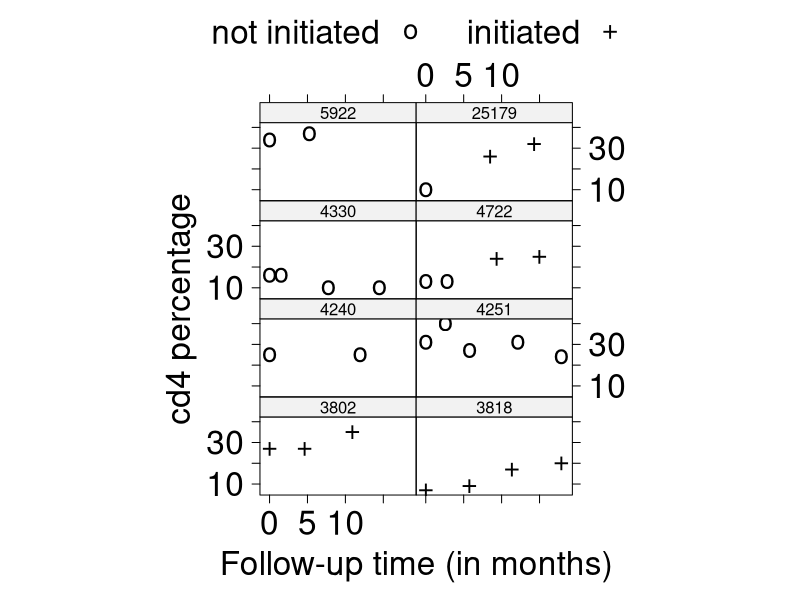

The R source for this figure: (Note: this script raises an error after producing the figure.)
#----------------------------------------------------------------#
#                      sample code                               #
#                ENAR 2017 Spring Meeting                        #
# T3: Data-driven modeling techniques in medical decision making #
#----------------------------------------------------------------#

rm(list=ls())
library('reshape')
library('reshape2')
library('dplyr')
library('survival') 
library('zoo')
library('lattice')
library(iterators)
library(itertools)
library(foreach)   

#because of sensitivity of our data, we can provide a small subset of the data for illustration
datsamp<- read.csv("datsamp.csv")
#----------------------------------------#
# to visualize CD4% trajectory over time #
#----------------------------------------#
xyplot(cd4per ~ fptime/30 |factor(patient_id), data = datsamp, groups = as.factor(onarv),
       auto.key = list(text=c("not initiated","initiated"), cex = 2, columns=2),
       par.settings = list(superpose.symbol = list(col = 1, pch = c("o", "+"), cex = 2.5, lwd =2)), 
       xlab = list(label ="Follow-up time (in months)", cex = 2),
       aspect=0.5, layout = c(2,4), ylab= list(label ="cd4 percentage",cex=2 ), 
       scales=list(cex=2),
       subset = patient_id %in% c(3802,3818,4240,4251,4330, 4722, 5922, 25179))

#------------------------------------------------#
#  bootstrap patients with longitudinal records  #
#------------------------------------------------#
clusters  =  as.numeric ( as.character( factor(names(table(datsamp$patient_id)) ) ))
cd4set  =  c(99, seq(25,5,by = -5))
set.seed (2950)
index     =    sample(1:length(clusters), length(clusters), replace=TRUE)

aa        =    clusters[index]  #sampled id 

bb        =    table(aa)   # see how many times each id was sampled 

boot.samp   =  NULL

for(j in 1:max(bb) ){
  
  #if an id was sampled j times,  then select, j times, observations corresponding to that id 
  
  cc  =  data[data$patient_id %in% names(bb[bb %in% j]),]  
  
  for(k in 1:j){                                 
    
    boot.samp  =  rbind(boot.samp, cc)
    
  }
  
}

boot.samp = boot.samp[order(boot.samp$patient_id),]

dd1  =  table(boot.samp$patient_id) #no. of rows for each patient  
dd2  =  dd1/bb
dd3  =  rep(dd2, bb)

#use subjid, treat patients that are sampled x times as x subjects 
boot.samp$subjid  = rep(1:length(clusters), dd3)

#---------------------------------------------------------#
# function to create expanded regimen data
#---------------------------------------------------------#

ifun = function (x) {
  
  idata = filter(data, subjid == x)
  
  n = dim(idata)[1]
  
  fptime     =       idata$fptime   
  
  onarv_t    =       idata$onarv 
  
  cd4per     =       idata$cd4per
  
  last       =       length(cd4per)
  
  # cd4per_af_1 =      cd4per[2:last] #after 1st clinical visit
  
  mincd4      =      idata$mincd4 
  
  cd4permr     =     idata$cd4permr 
  
  
  #=======================================================================================================================
  #create multiple regimes 
  
  regime     = list()  #regimes followed at each follow up visit
  indicator  = list()  #indicators for each regime  (e.g., if R25 = 1, following d = 25 )
  
  
  if (n > 3) { onarv_lead_3  =  lead(onarv_t, 3);  onarv_lead_3[(n-2):n] = onarv_t[(n-2):n];
  
  onarv_lead_2  =  lead(onarv_t, 2);  onarv_lead_2[(n-1):n] = onarv_t[(n-1):n];
  
  onarv_lead_1  =  lead(onarv_t, 1);  onarv_lead_1[n] = onarv_t[n-1];
  
  onarv         =   onarv_t;
  
  #onarv[1:(n-3)]   =  onarv_lead_3[1:(n-3)] ;
  
  for (i in 1:n) {
    
    if (is.na (cd4per[i]) == 0 & sum(onarv_lead_1[i],onarv_lead_2[i], onarv_lead_3[i]) > 0 ) { onarv[i] = 1 }
    
  }
  
  onarv_lag_1     = lag(onarv, 1);
  
  }
  
  if (n < 4) { onarv  =   onarv_t; onarv_lag_1 = lag(onarv, 1) }
  
  
  if (i > 1) {
    
    # no missing baseline cd4, so no missing  "mincd4"
    # if (onarv_lag_1[i] == 0 & onarv[i] == 0 & is.na(mincd4[i]) == 1)  (regime[[i]] = cd4set[-1]) ;
    
    if (onarv_lag_1[i] == 0 & onarv[i] == 0 )      (regime[[i]] = cd4set[cd4set < mincd4[i]]);
    
    if (onarv_lag_1[i] == 0 & onarv[i] == 1 )      (regime[[i]] = regime[[i-1]] [ regime[[i-1]]>= cd4permr[i] ] ); #follow previous regimes where regimes >=current cd4%                                                          
    
    #once initiated, always on, always follow previous regimes 
    
    if (onarv_lag_1[i] == 1)                      (regime [[i]] = regime [[i-1 ]]  ); 
    
    indicator[[i]] = as.numeric(cd4set %in% regime[[i]]) 
    
  }
  
  
  
  regimes              =    as.data.frame( t(sapply(regime, '[', 1:6) ) )
  
  #maximum follow up length, if < n, then artifically censored 
  fl.max.len           =    max(apply(regimes,2,function(x) sum(!is.na(x) == 1 )))
  
  colnames(regimes)    =    c("reg1", "reg2", "reg3", "reg4", "reg5", "reg6") 
  
  indicators           =    as.data.frame( t(sapply(indicator, '[', 1:6) ) )
  
  colnames(indicators) =    c(99, 25, 20, 15, 10, 5)  
  
  idata_bind      =  cbind(select(idata, subjid, fptime),  indicators)
  
  idata_bind$fl.max.len   =  fl.max.len 
  
  #use reshape package function "melt" to get "molten" data at each follow up time 
  
  idatam    =    melt(idata_bind,id  =  c("subjid","fptime","fl.max.len"))
  
  idatam$art.C  =    ifelse(idatam$fl.max.len == n, 0, 1) 
  #convert characters to numeric --- as.character first, then as.numeric to get proper values
  #get regimes (numeric) 
  idatam$d = as.numeric(as.character(factor(idatam$variable)))   
  
  idata_1  =  filter(idatam, value == 1) 
  
  
  #define replicates; unique d and repeat times 
  if (nrow(idata_1) == 0) (dat_out = NULL)
  
  if (nrow(idata_1) > 0) 
    
  {
    
    reg_no  =  length(unique(idata_1$d));  #regimes followed 
    
    idata_1 = group_by(idata_1, d) %>% mutate(., n = n()); #each regime was followed n times 
    
    rep_times = unique(cbind(idata_1$d,idata_1$n));
    
    idata_1$replicate = rep(1:reg_no, rep_times[,2]);
    
    idata_1             =    select(idata_1, subjid, fptime, replicate, d, art.C);
    
    dat_out             =    left_join(idata_1, idata, by = c("subjid","fptime")) 
  }
  
  return(dat_out)
  
} 

IDs    =  unique(data1$subjid)
dat_expd =  foreach (x = IDs, .combine = 'rbind')%do% ifun(x) 
grpdat_expd  =  group_by(dat_expd, subjid)



#-----------------------------------------#
#   Use random forests for weight model   #
#-----------------------------------------#
#datsamp2 is the subset of datsamp with ART first time initiated

wmod_den <- tuneRF(x=datsamp2[,c("wazmr", "hazmr", "cd4mr", "male", "age", "education", "urban", "WHO", "CDC", "ethnic", "orphan", "periods")], 
                   y=datsamp2[,c("onarv")], mtryStart=1, ntreeTry=500, stepFactor=2, doBest=T)

wmod_fit = predict(wmod_den)

wmod_fit[ wmod_fit > 1] <- 1  ## correct for possible overflow by Random Forest due to machine accuracy
wmod_fit[ datsamp$onarv == 0] <- 1 - wmod_fit[datsamp$onarv == 0]

ids <- unique(datsamp2$patient_id)

ipcw_den <- NULL
for (i in ids)
{
  tmp <- datsamp2[datsamp2$patient_id==i,]
  mod_tmp <- wmod_fit[datsamp2$patient_id==i]
  ipcw_d <- mod_tmp
  tmp_d <- cumprod(ipcw_d)
  ipcw_den <- c(ipcw_den, tmp_d)
}
datsamp2$wt <- 1/ipcw_den  # cal denominator first, time varying 


#=========================================================================================================#
# impute missing outcome  
# imputation model:  probit(cd4per_12/100) = c0 + c1*cdcclass_0 + c2*cd4per_b + c3*onarv + c4*cdcclass_12
#=========================================================================================================#

gregmdat   =  group_by(regm_dat, by = subjid)

covX_g = gregmdat %>% summarise_each ( funs(tail(.,1)), cdcclass0, cd4per_b, onarv,cdcclass, cd4per_12, waz0, haz0, waz_12, haz_12)
size  = dim(covX_g)[1]

#convert cdcclass to numeric 
cdcclass0  = ifelse(covX_g[,2] == "A",1,ifelse(covX_g[,2] == "B", 2, ifelse(covX_g[,2] == "C",3, ifelse(covX_g[,2] == "N", 4, 5))))
cdcclass_12  = ifelse(covX_g[,5] == "A",1,ifelse(covX_g[,5] == "B", 2, ifelse(covX_g[,5] == "C",3, ifelse(covX_g[,5] == "N", 4, 5))))


cd4_12  =  as.numeric(unlist(covX_g[,6]))/100 
cd4_12[which(cd4_12 == 0)] = .01 

#inverse cummulative normal - inverse probit 
cd4_12[is.na(cd4_12) == 0] = qnorm(cd4_12[is.na(cd4_12) == 0] )

#missing indicator for cd412
R_cd4  =  ifelse(is.na(cd4_12) ==1, 0, 1 )  

#===============================================#
#z scores
waz_12  = as.numeric(unlist(covX_g[,9]))
haz_12  = as.numeric(unlist(covX_g[,10]))
R_waz   = ifelse(is.na(waz_12) ==1, 0, 1 )  
R_haz   = ifelse(is.na(haz_12) ==1, 0, 1 ) 

imp.dat = data.frame (cdc0 = cdcclass0, cd4per_b = as.numeric(unlist(covX_g[,3])), onarv = as.numeric(unlist(covX_g[,4])), 
                      cdc12= cdcclass_12, Y = cd4_12, R_cd4 = R_cd4)

imp.dat_waz = data.frame (cdc0 = cdcclass0, cd4per_b = as.numeric(unlist(covX_g[,3])), waz0 = as.numeric(unlist(covX_g[,7])),
                          onarv = as.numeric(unlist(covX_g[,4])), cdc12= cdcclass_12, Y = waz_12, R_waz = R_waz)

imp.dat_haz = data.frame (cdc0 = cdcclass0, cd4per_b = as.numeric(unlist(covX_g[,3])), haz0 = as.numeric(unlist(covX_g[,8])),
                          onarv = as.numeric(unlist(covX_g[,4])), cdc12= cdcclass_12, Y = haz_12, R_haz = R_haz)

X         =  as.matrix(cbind ( rep(1, size), imp.dat[,1:4]))
X_waz     =  as.matrix(cbind ( rep(1, size), imp.dat_waz[,1:5]))
X_haz     =  as.matrix(cbind ( rep(1, size), imp.dat_haz[,1:5]))


names(imp.dat) = c("cdc0", "cd4per_b", "onarv", "cdc12", "Y", "R_cd4")
names(imp.dat_waz) = c("cdc0", "cd4per_b", "waz0", "onarv", "cdc12", "Y", "R_waz")
names(imp.dat_haz) = c("cdc0", "cd4per_b",  "haz0"  ,"onarv", "cdc12", "Y", "R_haz")

fit.imp  =  lm (Y ~ cdc0 + cd4per_b + onarv + cdc12 , data = imp.dat, subset = (R_cd4==1) )

beta.cov  = vcov(fit.imp)

#imputation model residual 
tau      =  summary(fit.imp)$sigma


fit.imp_waz  =  lm (Y ~ cdc0 + cd4per_b + waz0 + onarv + cdc12 , data = imp.dat_waz, subset = (R_waz==1) )

fit.imp_haz  =  lm (Y ~ cdc0 + cd4per_b + haz0 + onarv + cdc12 , data = imp.dat_haz, subset = (R_haz==1) )


beta.cov_waz  = vcov(fit.imp_waz)

tau_waz      =  summary(fit.imp_waz)$sigma


beta.cov_haz  = vcov(fit.imp_haz)

tau_haz      =  summary(fit.imp_haz)$sigma

#------------------------------------------------------------------------#
#multiple imputation 200 times
#draw betas 

beta.samp  =  mvrnorm(1,mu = fit.imp$coef,Sigma = beta.cov)

Y.temp  =   X %*% beta.samp

Y.imp = pnorm(rnorm(size, Y.temp, tau))*100

#replace non-missing with observed values

Y.imp[imp.dat$R_cd4==1]  =  pnorm(imp.dat$Y[imp.dat$R_cd4==1])*100
sid =  unique(gregmdat$subjid)

imp.out  = data.frame (subjid = sid, cd4per_12 = Y.imp)
